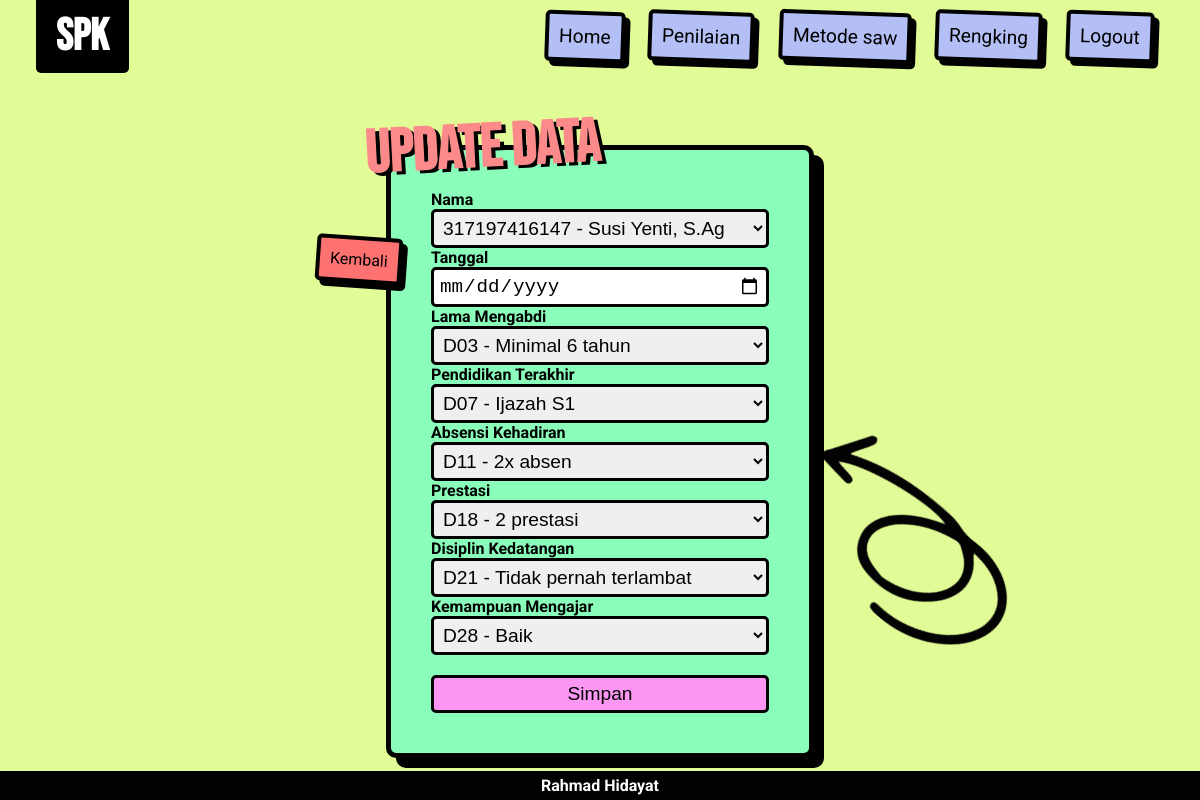
Screenshot of /user/update_penilaian.php?nip=317197416147 (signed in) with the database file from the repository.
### tables this page shows
CREATE TABLE `tbl_alternatif` (
  `nip` varchar(25) NOT NULL,
  `nama_alternatif` varchar(25) NOT NULL,
  `jenis_kelamin` varchar(15) NOT NULL,
  `gol` varchar(10) NOT NULL,
  `program_studi` varchar(25) NOT NULL,
  `jabatan` varchar(15) NOT NULL
);

CREATE TABLE `tbl_kriteria` (
  `id_kriteria` varchar(10) NOT NULL,
  `nama_kriteria` varchar(25) NOT NULL,
  `bobot` double NOT NULL,
  `kategori` varchar(10) NOT NULL
);

CREATE TABLE `tbl_subkriteria` (
  `id_sub` char(5) NOT NULL,
  `nama_sub` varchar(25) NOT NULL,
  `nilai_sub` double NOT NULL,
  `id_kriteria` char(5) NOT NULL
);

### asset/config/function.php (called while the page is built, shortened)
<?php
function koneksi()
{
  return mysqli_connect("localhost", "root", "", "spk_jabatanguru");
}

### user/update_penilaian.php (the view, shortened to what this page needs)
<?php
require_once '../asset/config/function.php';
?>
<!DOCTYPE html>
<html lang="en">
<head>
  <link rel="stylesheet" href="../asset/css/style.css">
  <link rel="stylesheet" href="../datatables/datatables.css">
</head>
<body>
  <header>
    <div class="logo">
      <h1>SPK</h1>
    </div>
    <div class="menu">
      <ul>
        <li><a href="dashboard_user.php">Home</a></li>
        <li><a href="read_penilaian.php">Penilaian</a></li>
        <li><a href="Metode_saw.php">Metode saw</a></li>
        <li><a href="rangking.php">Rengking</a></li>
        <li><a href="../logout.php">Logout</a></li>
      </ul>
    </div>
  </header>
  <div class="container-input">
    <div class="input-head">
      <img src="../asset/img/Element 09.png" alt="">
      <a href="read_penilaian.php">Kembali</a>
      <h1>Update Data </h1>
    </div>
    <div class="container-form">
      <form action="" method="post">
        <ul>
          <li>
            <label>
              <b> Nama </b>
              <?php $nip = $_GET['nip']; ?>
              <?php $queryAlt = mysqli_query(koneksi(), "SELECT * FROM tbl_alternatif WHERE nip=$nip"); ?>
              <?php $datalt = mysqli_fetch_array($queryAlt) ?>
              <br>
              <select name="nip" id="" style="width: 100%;">
                <option selected value="<?= $datalt['nip']; ?>"><?= $datalt['nip']; ?> - <?= $datalt['nama_alternatif']; ?></option>
              </select>
            </label>
          </li>
          <li>
            <label>
              <b> Tanggal </b>
              <br>
              <input type="Date" name="tanggal" required style="width: 100%;">
            </label>
          </li>
          <?php $querykriteria = mysqli_query(koneksi(), "SELECT * FROM tbl_kriteria ORDER BY id_kriteria"); ?>
          <?php while ($datakriteria = mysqli_fetch_array($querykriteria)) : ?>
            <?php $idk = $datakriteria['id_kriteria']; ?>
            <?php $labelk = $datakriteria['nama_kriteria']; ?>
            <?php $nip = $_GET['nip']; ?>
            <?php $querysub = mysqli_query(koneksi(), "SELECT s.id_sub, s.nama_sub FROM tbl_penilaian p
                                                      INNER JOIN tbl_subkriteria s
                                                      ON p.id_sub = s.id_sub
                                                      WHERE p.id_kriteria = '$idk' AND nip = '$nip'"); ?>
            <?php $datasub = mysqli_fetch_array($querysub) ?>
            <?php $sub = $datasub['id_sub']; ?>
            <?php $nmsub = $datasub['nama_sub']; ?>
            <li>
              <label>
                <b> <?= $labelk; ?></b>
                <br>
                <select name=" <?= $idk; ?>" style="width: 100%;">
                  <option selected value="<?= $sub; ?>"><?= $sub; ?> - <?= $nmsub; ?></option>
                </select>
              </label>
            </li>
          <?php endwhile; ?>
          <li>
            <button type=" submit" name="update">Simpan</button>
          </li>
        </ul>
      </form>
    </div>
  </div>
  <footer>
    <h4>rahmad hidayat</h4>
  </footer>
</body>
</html>

### asset/css/style.css (style rules this page uses)
:root { --green: #e1fc96; --black: #000; --white: #fff; --bebas: "Bebas Neue", sans-serif; --robot: "Roboto", sans-serif; }
* { padding: 0; margin: 0; text-decoration: none; list-style: none; box-sizing: border-box; }
body { position: relative; background: var(--green); min-height: 100vh; }
.container-login input, button { font-size: 1.5em; width: 100%; padding: 5px 5px; border: 3px solid var(--black); border-radius: 5px; }
footer { position: absolute; width: 100%; bottom: 0; text-align: center; color: var(--white); font-family: var(--robot); text-transform: capitalize; background-color: #020202; padding: 5px; }
header { display: flex; justify-content: space-between; align-items: center; padding: 0px 3%; }
.logo { font-family: var(--bebas); font-size: 1.4rem; background: var(--black); padding: 10px 20px; color: var(--white); border-bottom-left-radius: 5px; border-bottom-right-radius: 5px; }
.menu li { display: inline; padding: 10px; font-size: 1.2rem; }
.menu li a { position: relative; color: black; background-color: rgb(179, 191, 245); display: inline-block; padding: 10px; box-shadow: 5px 5px var(--black); border-radius: 5px; border: 4px solid var(--black); font-family: var(--robot); transform: rotate(2deg); -webkit-transform: rotate(2deg); -moz-transform: rotate(2deg); -ms-transform: rotate(2deg); -o-transform: rotate(2deg); }
.container-input { width: 500px; margin: 0 auto; padding: 0 3%; }
.container-form { background: rgb(138, 253, 186); padding: 40px; border-radius: 10px; border: 5px solid var(--black); box-shadow: 10px 10px 0px 0px var(--black); }
.input-head { display: flex; justify-content: space-between; align-items: center; }
.input-head img { position: absolute; left: 65%; top: 60%; transform: rotate(40deg); -webkit-transform: rotate(40deg); -moz-transform: rotate(40deg); -ms-transform: rotate(40deg); -o-transform: rotate(40deg); }
.input-head h1 { position: relative; top: 40px; right: 50%; font-family: var(--bebas); font-size: 60px; text-shadow: 4px 3px rgb(0, 0, 0); color: rgb(253, 138, 138); transform: rotate(-3deg); -webkit-transform: rotate(-3deg); -moz-transform: rotate(-3deg); -ms-transform: rotate(-3deg); -o-transform: rotate(-3deg); }
.input-head a { color: black; position: relative; top: 150px; right: 70px; background-color: rgb(255, 114, 114); display: inline-block; padding: 10px; box-shadow: 5px 5px var(--black); border-radius: 5px; border: 4px solid var(--black); font-family: var(--robot); transform: rotate(4deg); }
.container-form { font-family: var(--robot); }
.container-form input, select, button { padding: 5px 5px; border: 3px solid var(--black); border-radius: 5px; font-size: 1.2rem; }
.container-form button { margin-top: 20px; background: #fc96f3; cursor: pointer; }
.container-form input::placeholder { font-family: var(--bebas); }

### datatables/datatables.css (style rules this page uses)
:root { --dt-row-selected: 13, 110, 253; --dt-row-selected-text: 255, 255, 255; --dt-row-selected-link: 9, 10, 11; }

### rows the page displays
tbl_alternatif: nip "317197416147 - Susi Yenti, S.Ag"
tbl_kriteria: nama_kriteria "Lama Mengabdi", id_kriteria.id_sub "D03 - Minimal 6 tahun"
tbl_kriteria: nama_kriteria "Pendidikan Terakhir", id_kriteria.id_sub "D07 - Ijazah S1"
tbl_kriteria: nama_kriteria "Absensi Kehadiran", id_kriteria.id_sub "D11 - 2x absen"
tbl_kriteria: nama_kriteria "Prestasi", id_kriteria.id_sub "D18 - 2 prestasi"
tbl_kriteria: nama_kriteria "Disiplin Kedatangan", id_kriteria.id_sub "D21 - Tidak pernah terlambat"
tbl_kriteria: nama_kriteria "Kemampuan Mengajar", id_kriteria.id_sub "D28 - Baik"
